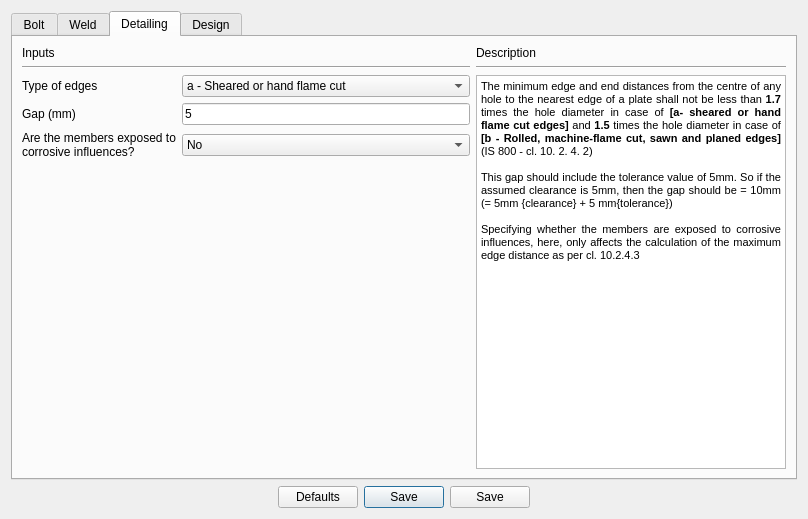
<?xml version="1.0" encoding="UTF-8"?>
<ui version="4.0">
 <class>Design_Preferences</class>
 <widget class="QDialog" name="Design_Preferences">
  <property name="geometry">
   <rect>
    <x>0</x>
    <y>0</y>
    <width>808</width>
    <height>519</height>
   </rect>
  </property>
  <property name="windowTitle">
   <string>Design preferences</string>
  </property>
  <layout class="QGridLayout" name="gridLayout_5">
   <item row="1" column="0">
    <layout class="QGridLayout" name="gridLayout_2">
     <item row="0" column="2">
      <widget class="QPushButton" name="btn_save">
       <property name="font">
        <font>
         <family>Arial</family>
        </font>
       </property>
       <property name="text">
        <string>Save</string>
       </property>
      </widget>
     </item>
     <item row="0" column="3">
      <widget class="QPushButton" name="btn_close">
       <property name="font">
        <font>
         <family>Arial</family>
        </font>
       </property>
       <property name="text">
        <string>Save</string>
       </property>
      </widget>
     </item>
     <item row="0" column="4">
      <spacer name="horizontalSpacer_6">
       <property name="orientation">
        <enum>Qt::Horizontal</enum>
       </property>
       <property name="sizeHint" stdset="0">
        <size>
         <width>40</width>
         <height>20</height>
        </size>
       </property>
      </spacer>
     </item>
     <item row="0" column="0">
      <spacer name="horizontalSpacer_2">
       <property name="orientation">
        <enum>Qt::Horizontal</enum>
       </property>
       <property name="sizeHint" stdset="0">
        <size>
         <width>28</width>
         <height>20</height>
        </size>
       </property>
      </spacer>
     </item>
     <item row="0" column="1">
      <widget class="QPushButton" name="btn_defaults">
       <property name="font">
        <font>
         <family>Arial</family>
        </font>
       </property>
       <property name="text">
        <string>Defaults</string>
       </property>
      </widget>
     </item>
    </layout>
   </item>
   <item row="0" column="0">
    <widget class="QTabWidget" name="tabWidget">
     <property name="font">
      <font>
       <family>Arial</family>
      </font>
     </property>
     <property name="currentIndex">
      <number>2</number>
     </property>
     <widget class="QWidget" name="tab_Bolt">
      <attribute name="title">
       <string>Bolt</string>
      </attribute>
      <layout class="QHBoxLayout" name="horizontalLayout">
       <item>
        <layout class="QGridLayout" name="gridLayout_21">
         <item row="0" column="0">
          <layout class="QGridLayout" name="gridLayout_16">
           <item row="1" column="0">
            <layout class="QGridLayout" name="gridLayout_14">
             <item row="0" column="0" colspan="2">
              <layout class="QGridLayout" name="gridLayout_9">
               <item row="0" column="1" rowspan="3">
                <layout class="QGridLayout" name="gridLayout">
                 <item row="1" column="1">
                  <widget class="QLineEdit" name="txt_boltFu">
                   <property name="font">
                    <font>
                     <family>Arial</family>
                    </font>
                   </property>
                   <property name="text">
                    <string>800</string>
                   </property>
                   <property name="alignment">
                    <set>Qt::AlignLeading|Qt::AlignLeft|Qt::AlignVCenter</set>
                   </property>
                   <property name="readOnly">
                    <bool>false</bool>
                   </property>
                  </widget>
                 </item>
                 <item row="0" column="1">
                  <widget class="QComboBox" name="combo_boltHoleType">
                   <property name="font">
                    <font>
                     <family>Arial</family>
                    </font>
                   </property>
                   <property name="focusPolicy">
                    <enum>Qt::TabFocus</enum>
                   </property>
                   <item>
                    <property name="text">
                     <string>Standard</string>
                    </property>
                   </item>
                   <item>
                    <property name="text">
                     <string>Over-sized</string>
                    </property>
                   </item>
                  </widget>
                 </item>
                 <item row="1" column="0">
                  <widget class="QLabel" name="label_8">
                   <property name="text">
                    <string>Fu</string>
                   </property>
                  </widget>
                 </item>
                </layout>
               </item>
               <item row="2" column="0">
                <widget class="QLabel" name="label_4">
                 <property name="font">
                  <font>
                   <family>Arial</family>
                  </font>
                 </property>
                 <property name="text">
                  <string>Material grade overwrite (MPa)</string>
                 </property>
                </widget>
               </item>
               <item row="1" column="0">
                <widget class="QLabel" name="label_2">
                 <property name="font">
                  <font>
                   <family>Arial</family>
                  </font>
                 </property>
                 <property name="text">
                  <string>Bolt hole type</string>
                 </property>
                </widget>
               </item>
              </layout>
             </item>
             <item row="1" column="0">
              <layout class="QGridLayout" name="gridLayout_12">
               <item row="0" column="0">
                <spacer name="verticalSpacer_6">
                 <property name="orientation">
                  <enum>Qt::Vertical</enum>
                 </property>
                 <property name="sizeHint" stdset="0">
                  <size>
                   <width>168</width>
                   <height>13</height>
                  </size>
                 </property>
                </spacer>
               </item>
               <item row="1" column="0">
                <widget class="QLabel" name="label_7">
                 <property name="font">
                  <font>
                   <family>Arial</family>
                   <weight>75</weight>
                   <bold>true</bold>
                  </font>
                 </property>
                 <property name="text">
                  <string>HSFG bolt design parameters:</string>
                 </property>
                </widget>
               </item>
               <item row="2" column="0">
                <widget class="QLabel" name="label_15">
                 <property name="font">
                  <font>
                   <family>Arial</family>
                  </font>
                 </property>
                 <property name="text">
                  <string>Slip factor (µ_f)</string>
                 </property>
                </widget>
               </item>
              </layout>
             </item>
             <item row="1" column="1">
              <layout class="QGridLayout" name="gridLayout_11">
               <item row="0" column="0">
                <spacer name="verticalSpacer_5">
                 <property name="orientation">
                  <enum>Qt::Vertical</enum>
                 </property>
                 <property name="sizeHint" stdset="0">
                  <size>
                   <width>128</width>
                   <height>28</height>
                  </size>
                 </property>
                </spacer>
               </item>
               <item row="1" column="0">
                <widget class="QComboBox" name="combo_slipfactor">
                 <property name="minimumSize">
                  <size>
                   <width>0</width>
                   <height>0</height>
                  </size>
                 </property>
                 <property name="maximumSize">
                  <size>
                   <width>200</width>
                   <height>16777215</height>
                  </size>
                 </property>
                 <property name="font">
                  <font>
                   <family>Arial</family>
                  </font>
                 </property>
                 <property name="currentText">
                  <string>0.48</string>
                 </property>
                 <property name="currentIndex">
                  <number>6</number>
                 </property>
                 <item>
                  <property name="text">
                   <string>0.2</string>
                  </property>
                 </item>
                 <item>
                  <property name="text">
                   <string>0.5</string>
                  </property>
                 </item>
                 <item>
                  <property name="text">
                   <string>0.1</string>
                  </property>
                 </item>
                 <item>
                  <property name="text">
                   <string>0.25</string>
                  </property>
                 </item>
                 <item>
                  <property name="text">
                   <string>0.3</string>
                  </property>
                 </item>
                 <item>
                  <property name="text">
                   <string>0.33</string>
                  </property>
                 </item>
                 <item>
                  <property name="text">
                   <string>0.48</string>
                  </property>
                 </item>
                 <item>
                  <property name="text">
                   <string>0.52</string>
                  </property>
                 </item>
                 <item>
                  <property name="text">
                   <string>0.55</string>
                  </property>
                 </item>
                </widget>
               </item>
              </layout>
             </item>
            </layout>
           </item>
           <item row="0" column="0">
            <layout class="QGridLayout" name="gridLayout_15">
             <item row="0" column="0">
              <widget class="QLabel" name="label_5">
               <property name="font">
                <font>
                 <family>Arial</family>
                </font>
               </property>
               <property name="text">
                <string>Inputs</string>
               </property>
              </widget>
             </item>
             <item row="1" column="0">
              <widget class="Line" name="line">
               <property name="orientation">
                <enum>Qt::Horizontal</enum>
               </property>
              </widget>
             </item>
            </layout>
           </item>
          </layout>
         </item>
         <item row="1" column="0">
          <spacer name="verticalSpacer">
           <property name="orientation">
            <enum>Qt::Vertical</enum>
           </property>
           <property name="sizeType">
            <enum>QSizePolicy::Fixed</enum>
           </property>
           <property name="sizeHint" stdset="0">
            <size>
             <width>17</width>
             <height>150</height>
            </size>
           </property>
          </spacer>
         </item>
         <item row="2" column="0">
          <layout class="QGridLayout" name="gridLayout_20">
           <item row="0" column="0">
            <widget class="QLabel" name="label_note">
             <property name="font">
              <font>
               <family>Arial</family>
               <pointsize>8</pointsize>
               <weight>50</weight>
               <italic>false</italic>
               <bold>false</bold>
              </font>
             </property>
             <property name="text">
              <string>NOTE : If slip is permitted under the design load, design the bolt as a bearing
bolt and select corresponding bolt grade.</string>
             </property>
            </widget>
           </item>
           <item row="1" column="0">
            <spacer name="verticalSpacer_10">
             <property name="orientation">
              <enum>Qt::Vertical</enum>
             </property>
             <property name="sizeHint" stdset="0">
              <size>
               <width>20</width>
               <height>75</height>
              </size>
             </property>
            </spacer>
           </item>
          </layout>
         </item>
        </layout>
       </item>
       <item>
        <layout class="QGridLayout" name="gridLayout_19">
         <item row="0" column="0">
          <layout class="QGridLayout" name="gridLayout_8">
           <item row="0" column="0">
            <widget class="QLabel" name="label_3">
             <property name="font">
              <font>
               <family>Arial</family>
              </font>
             </property>
             <property name="text">
              <string>Description</string>
             </property>
            </widget>
           </item>
           <item row="1" column="0">
            <widget class="Line" name="line_4">
             <property name="orientation">
              <enum>Qt::Horizontal</enum>
             </property>
            </widget>
           </item>
          </layout>
         </item>
         <item row="1" column="0">
          <widget class="QTextBrowser" name="textBrowser">
           <property name="minimumSize">
            <size>
             <width>210</width>
             <height>320</height>
            </size>
           </property>
           <property name="html">
            <string>&lt;!DOCTYPE HTML PUBLIC &quot;-//W3C//DTD HTML 4.0//EN&quot; &quot;http://www.w3.org/TR/REC-html40/strict.dtd&quot;&gt;
&lt;html&gt;&lt;head&gt;&lt;meta name=&quot;qrichtext&quot; content=&quot;1&quot; /&gt;&lt;style type=&quot;text/css&quot;&gt;
p, li { white-space: pre-wrap; }
&lt;/style&gt;&lt;/head&gt;&lt;body style=&quot; font-family:'Arial'; font-size:11pt; font-weight:400; font-style:normal;&quot;&gt;
&lt;table border=&quot;0&quot; style=&quot; margin-top:0px; margin-bottom:0px; margin-left:0px; margin-right:0px;&quot; cellspacing=&quot;2&quot; cellpadding=&quot;0&quot;&gt;
&lt;tr&gt;
&lt;td colspan=&quot;3&quot;&gt;
&lt;p align=&quot;justify&quot; style=&quot; margin-top:12px; margin-bottom:12px; margin-left:0px; margin-right:0px; -qt-block-indent:0; text-indent:0px;&quot;&gt;&lt;span style=&quot; font-family:'MS Shell Dlg 2'; font-size:8pt;&quot;&gt;IS 800 Table 20 Typical Average Values for Coefficient of Friction (&lt;/span&gt;&lt;span style=&quot; font-family:'Calibri,sans-serif'; font-size:9pt;&quot;&gt;µ&lt;/span&gt;&lt;span style=&quot; font-family:'Calibri,sans-serif'; font-size:9pt; vertical-align:sub;&quot;&gt;f&lt;/span&gt;&lt;span style=&quot; font-family:'MS Shell Dlg 2'; font-size:8pt;&quot;&gt;)&lt;/span&gt;&lt;/p&gt;&lt;/td&gt;&lt;/tr&gt;&lt;/table&gt;
&lt;p align=&quot;justify&quot; style=&quot;-qt-paragraph-type:empty; margin-top:12px; margin-bottom:12px; margin-left:0px; margin-right:0px; -qt-block-indent:0; text-indent:0px; font-family:'MS Shell Dlg 2'; font-size:8pt;&quot;&gt;&lt;br /&gt;&lt;/p&gt;
&lt;table border=&quot;0&quot; style=&quot; margin-top:0px; margin-bottom:0px; margin-left:0px; margin-right:0px;&quot; cellspacing=&quot;2&quot; cellpadding=&quot;0&quot;&gt;
&lt;tr&gt;
&lt;td width=&quot;26&quot;&gt;&lt;/td&gt;
&lt;td width=&quot;383&quot;&gt;
&lt;p align=&quot;justify&quot; style=&quot; margin-top:12px; margin-bottom:12px; margin-left:0px; margin-right:0px; -qt-block-indent:0; text-indent:0px;&quot;&gt;&lt;span style=&quot; font-family:'MS Shell Dlg 2'; font-size:8pt;&quot;&gt;Treatment of Surfaces&lt;/span&gt;&lt;/p&gt;&lt;/td&gt;
&lt;td width=&quot;78&quot;&gt;
&lt;p align=&quot;justify&quot; style=&quot; margin-top:12px; margin-bottom:12px; margin-left:0px; margin-right:0px; -qt-block-indent:0; text-indent:0px;&quot;&gt;&lt;span style=&quot; font-family:'MS Shell Dlg 2'; font-size:8pt;&quot;&gt;  µ_f&lt;/span&gt;&lt;/p&gt;&lt;/td&gt;&lt;/tr&gt;
&lt;tr&gt;
&lt;td&gt;
&lt;p align=&quot;justify&quot; style=&quot; margin-top:12px; margin-bottom:12px; margin-left:0px; margin-right:0px; -qt-block-indent:0; text-indent:0px;&quot;&gt;&lt;span style=&quot; font-family:'MS Shell Dlg 2'; font-size:8pt;&quot;&gt;i)&lt;/span&gt;&lt;/p&gt;&lt;/td&gt;
&lt;td&gt;
&lt;p align=&quot;justify&quot; style=&quot; margin-top:12px; margin-bottom:12px; margin-left:0px; margin-right:0px; -qt-block-indent:0; text-indent:0px;&quot;&gt;&lt;span style=&quot; font-family:'MS Shell Dlg 2'; font-size:8pt;&quot;&gt;Surfaces not treated&lt;/span&gt;&lt;/p&gt;&lt;/td&gt;
&lt;td&gt;
&lt;p align=&quot;justify&quot; style=&quot; margin-top:12px; margin-bottom:12px; margin-left:0px; margin-right:0px; -qt-block-indent:0; text-indent:0px;&quot;&gt;&lt;span style=&quot; font-family:'MS Shell Dlg 2'; font-size:8pt;&quot;&gt;  0.2&lt;/span&gt;&lt;/p&gt;&lt;/td&gt;&lt;/tr&gt;
&lt;tr&gt;
&lt;td&gt;
&lt;p align=&quot;justify&quot; style=&quot; margin-top:12px; margin-bottom:12px; margin-left:0px; margin-right:0px; -qt-block-indent:0; text-indent:0px;&quot;&gt;&lt;span style=&quot; font-family:'MS Shell Dlg 2'; font-size:8pt;&quot;&gt;ii)&lt;/span&gt;&lt;/p&gt;&lt;/td&gt;
&lt;td&gt;
&lt;p align=&quot;justify&quot; style=&quot; margin-top:12px; margin-bottom:12px; margin-left:0px; margin-right:0px; -qt-block-indent:0; text-indent:0px;&quot;&gt;&lt;span style=&quot; font-family:'MS Shell Dlg 2'; font-size:8pt;&quot;&gt;Surfaces blasted with short or grit with any loose rust removed, no pitting&lt;/span&gt;&lt;/p&gt;&lt;/td&gt;
&lt;td&gt;
&lt;p align=&quot;justify&quot; style=&quot; margin-top:12px; margin-bottom:12px; margin-left:0px; margin-right:0px; -qt-block-indent:0; text-indent:0px;&quot;&gt;&lt;span style=&quot; font-family:'MS Shell Dlg 2'; font-size:8pt;&quot;&gt;  0.5&lt;/span&gt;&lt;/p&gt;&lt;/td&gt;&lt;/tr&gt;
&lt;tr&gt;
&lt;td&gt;
&lt;p align=&quot;justify&quot; style=&quot; margin-top:12px; margin-bottom:12px; margin-left:0px; margin-right:0px; -qt-block-indent:0; text-indent:0px;&quot;&gt;&lt;span style=&quot; font-family:'MS Shell Dlg 2'; font-size:8pt;&quot;&gt;iii)&lt;/span&gt;&lt;/p&gt;&lt;/td&gt;
&lt;td&gt;
&lt;p align=&quot;justify&quot; style=&quot; margin-top:12px; margin-bottom:12px; margin-left:0px; margin-right:0px; -qt-block-indent:0; text-indent:0px;&quot;&gt;&lt;span style=&quot; font-family:'MS Shell Dlg 2'; font-size:8pt;&quot;&gt;Surfaces blasted with short or grit and hot-dip galvanized&lt;/span&gt;&lt;/p&gt;&lt;/td&gt;
&lt;td&gt;
&lt;p align=&quot;justify&quot; style=&quot; margin-top:12px; margin-bottom:12px; margin-left:0px; margin-right:0px; -qt-block-indent:0; text-indent:0px;&quot;&gt;&lt;span style=&quot; font-family:'MS Shell Dlg 2'; font-size:8pt;&quot;&gt;  0.1&lt;/span&gt;&lt;/p&gt;&lt;/td&gt;&lt;/tr&gt;
&lt;tr&gt;
&lt;td&gt;
&lt;p align=&quot;justify&quot; style=&quot; margin-top:12px; margin-bottom:12px; margin-left:0px; margin-right:0px; -qt-block-indent:0; text-indent:0px;&quot;&gt;&lt;span style=&quot; font-family:'MS Shell Dlg 2'; font-size:8pt;&quot;&gt;iv)&lt;/span&gt;&lt;/p&gt;&lt;/td&gt;
&lt;td&gt;
&lt;p align=&quot;justify&quot; style=&quot; margin-top:12px; margin-bottom:12px; margin-left:0px; margin-right:0px; -qt-block-indent:0; text-indent:0px;&quot;&gt;&lt;span style=&quot; font-family:'MS Shell Dlg 2'; font-size:8pt;&quot;&gt;Surfaces blasted with short or grit and spray - metallized with zinc (thickness 50-70 µm)&lt;/span&gt;&lt;/p&gt;&lt;/td&gt;
&lt;td&gt;
&lt;p align=&quot;justify&quot; style=&quot; margin-top:12px; margin-bottom:12px; margin-left:0px; margin-right:0px; -qt-block-indent:0; text-indent:0px;&quot;&gt;&lt;span style=&quot; font-family:'MS Shell Dlg 2'; font-size:8pt;&quot;&gt;  0.25&lt;/span&gt;&lt;/p&gt;&lt;/td&gt;&lt;/tr&gt;
&lt;tr&gt;
&lt;td&gt;
&lt;p align=&quot;justify&quot; style=&quot; margin-top:12px; margin-bottom:12px; margin-left:0px; margin-right:0px; -qt-block-indent:0; text-indent:0px;&quot;&gt;&lt;span style=&quot; font-family:'MS Shell Dlg 2'; font-size:8pt;&quot;&gt;v)&lt;/span&gt;&lt;/p&gt;&lt;/td&gt;
&lt;td&gt;
&lt;p align=&quot;justify&quot; style=&quot; margin-top:12px; margin-bottom:12px; margin-left:0px; margin-right:0px; -qt-block-indent:0; text-indent:0px;&quot;&gt;&lt;span style=&quot; font-family:'MS Shell Dlg 2'; font-size:8pt;&quot;&gt;Surfaces blasted with shot or grit and painted with ethylzinc silicate coat (thickness 30-60 µm)&lt;/span&gt;&lt;/p&gt;&lt;/td&gt;
&lt;td&gt;
&lt;p align=&quot;justify&quot; style=&quot; margin-top:12px; margin-bottom:12px; margin-left:0px; margin-right:0px; -qt-block-indent:0; text-indent:0px;&quot;&gt;&lt;span style=&quot; font-family:'MS Shell Dlg 2'; font-size:8pt;&quot;&gt;  0.3&lt;/span&gt;&lt;/p&gt;&lt;/td&gt;&lt;/tr&gt;
&lt;tr&gt;
&lt;td&gt;
&lt;p align=&quot;justify&quot; style=&quot; margin-top:12px; margin-bottom:12px; margin-left:0px; margin-right:0px; -qt-block-indent:0; text-indent:0px;&quot;&gt;&lt;span style=&quot; font-family:'MS Shell Dlg 2'; font-size:8pt;&quot;&gt;vi)&lt;/span&gt;&lt;/p&gt;&lt;/td&gt;
&lt;td&gt;
&lt;p align=&quot;justify&quot; style=&quot; margin-top:12px; margin-bottom:12px; margin-left:0px; margin-right:0px; -qt-block-indent:0; text-indent:0px;&quot;&gt;&lt;span style=&quot; font-family:'MS Shell Dlg 2'; font-size:8pt;&quot;&gt;Sand blasted surface, after light rusting&lt;/span&gt;&lt;/p&gt;&lt;/td&gt;
&lt;td&gt;
&lt;p align=&quot;justify&quot; style=&quot; margin-top:12px; margin-bottom:12px; margin-left:0px; margin-right:0px; -qt-block-indent:0; text-indent:0px;&quot;&gt;&lt;span style=&quot; font-family:'MS Shell Dlg 2'; font-size:8pt;&quot;&gt;  0.52&lt;/span&gt;&lt;/p&gt;&lt;/td&gt;&lt;/tr&gt;
&lt;tr&gt;
&lt;td&gt;
&lt;p align=&quot;justify&quot; style=&quot; margin-top:12px; margin-bottom:12px; margin-left:0px; margin-right:0px; -qt-block-indent:0; text-indent:0px;&quot;&gt;&lt;span style=&quot; font-family:'MS Shell Dlg 2'; font-size:8pt;&quot;&gt;vii)&lt;/span&gt;&lt;/p&gt;&lt;/td&gt;
&lt;td&gt;
&lt;p align=&quot;justify&quot; style=&quot; margin-top:12px; margin-bottom:12px; margin-left:0px; margin-right:0px; -qt-block-indent:0; text-indent:0px;&quot;&gt;&lt;span style=&quot; font-family:'MS Shell Dlg 2'; font-size:8pt;&quot;&gt;Surfaces blasted with shot or grit and painted with ethylzinc silicate coat (thickness 60-80 µm)&lt;/span&gt;&lt;/p&gt;&lt;/td&gt;
&lt;td&gt;
&lt;p align=&quot;justify&quot; style=&quot; margin-top:12px; margin-bottom:12px; margin-left:0px; margin-right:0px; -qt-block-indent:0; text-indent:0px;&quot;&gt;&lt;span style=&quot; font-family:'MS Shell Dlg 2'; font-size:8pt;&quot;&gt;  0.3&lt;/span&gt;&lt;/p&gt;&lt;/td&gt;&lt;/tr&gt;
&lt;tr&gt;
&lt;td&gt;
&lt;p align=&quot;justify&quot; style=&quot; margin-top:12px; margin-bottom:12px; margin-left:0px; margin-right:0px; -qt-block-indent:0; text-indent:0px;&quot;&gt;&lt;span style=&quot; font-family:'MS Shell Dlg 2'; font-size:8pt;&quot;&gt;viii)&lt;/span&gt;&lt;/p&gt;&lt;/td&gt;
&lt;td&gt;
&lt;p align=&quot;justify&quot; style=&quot; margin-top:12px; margin-bottom:12px; margin-left:0px; margin-right:0px; -qt-block-indent:0; text-indent:0px;&quot;&gt;&lt;span style=&quot; font-family:'MS Shell Dlg 2'; font-size:8pt;&quot;&gt;Surfaces blasted with shot or grit and painted with alcalizinc silicate coat (thickness 60-80 µm)&lt;/span&gt;&lt;/p&gt;&lt;/td&gt;
&lt;td&gt;
&lt;p align=&quot;justify&quot; style=&quot; margin-top:12px; margin-bottom:12px; margin-left:0px; margin-right:0px; -qt-block-indent:0; text-indent:0px;&quot;&gt;&lt;span style=&quot; font-family:'MS Shell Dlg 2'; font-size:8pt;&quot;&gt;  0.3&lt;/span&gt;&lt;/p&gt;&lt;/td&gt;&lt;/tr&gt;
&lt;tr&gt;
&lt;td&gt;
&lt;p align=&quot;justify&quot; style=&quot; margin-top:12px; margin-bottom:12px; margin-left:0px; margin-right:0px; -qt-block-indent:0; text-indent:0px;&quot;&gt;&lt;span style=&quot; font-family:'MS Shell Dlg 2'; font-size:8pt;&quot;&gt;ix)&lt;/span&gt;&lt;/p&gt;&lt;/td&gt;
&lt;td&gt;
&lt;p align=&quot;justify&quot; style=&quot; margin-top:12px; margin-bottom:12px; margin-left:0px; margin-right:0px; -qt-block-indent:0; text-indent:0px;&quot;&gt;&lt;span style=&quot; font-family:'MS Shell Dlg 2'; font-size:8pt;&quot;&gt;Surfaces blasted with shot or grit and spray metallized with aluminium (thickness &amp;gt;50 µm)&lt;/span&gt;&lt;/p&gt;&lt;/td&gt;
&lt;td&gt;
&lt;p align=&quot;justify&quot; style=&quot; margin-top:12px; margin-bottom:12px; margin-left:0px; margin-right:0px; -qt-block-indent:0; text-indent:0px;&quot;&gt;&lt;span style=&quot; font-family:'MS Shell Dlg 2'; font-size:8pt;&quot;&gt;  0.5&lt;/span&gt;&lt;/p&gt;&lt;/td&gt;&lt;/tr&gt;
&lt;tr&gt;
&lt;td&gt;
&lt;p align=&quot;justify&quot; style=&quot; margin-top:12px; margin-bottom:12px; margin-left:0px; margin-right:0px; -qt-block-indent:0; text-indent:0px;&quot;&gt;&lt;span style=&quot; font-family:'MS Shell Dlg 2'; font-size:8pt;&quot;&gt;x)&lt;/span&gt;&lt;/p&gt;&lt;/td&gt;
&lt;td&gt;
&lt;p align=&quot;justify&quot; style=&quot; margin-top:12px; margin-bottom:12px; margin-left:0px; margin-right:0px; -qt-block-indent:0; text-indent:0px;&quot;&gt;&lt;span style=&quot; font-family:'MS Shell Dlg 2'; font-size:8pt;&quot;&gt;Clean mill scale&lt;/span&gt;&lt;/p&gt;&lt;/td&gt;
&lt;td&gt;
&lt;p align=&quot;justify&quot; style=&quot; margin-top:12px; margin-bottom:12px; margin-left:0px; margin-right:0px; -qt-block-indent:0; text-indent:0px;&quot;&gt;&lt;span style=&quot; font-family:'MS Shell Dlg 2'; font-size:8pt;&quot;&gt;  0.33&lt;/span&gt;&lt;/p&gt;&lt;/td&gt;&lt;/tr&gt;
&lt;tr&gt;
&lt;td&gt;
&lt;p align=&quot;justify&quot; style=&quot; margin-top:12px; margin-bottom:12px; margin-left:0px; margin-right:0px; -qt-block-indent:0; text-indent:0px;&quot;&gt;&lt;span style=&quot; font-family:'MS Shell Dlg 2'; font-size:8pt;&quot;&gt;xi)&lt;/span&gt;&lt;/p&gt;&lt;/td&gt;
&lt;td&gt;
&lt;p align=&quot;justify&quot; style=&quot; margin-top:12px; margin-bottom:12px; margin-left:0px; margin-right:0px; -qt-block-indent:0; text-indent:0px;&quot;&gt;&lt;span style=&quot; font-family:'MS Shell Dlg 2'; font-size:8pt;&quot;&gt;Sand blasted surface&lt;/span&gt;&lt;/p&gt;&lt;/td&gt;
&lt;td&gt;
&lt;p align=&quot;justify&quot; style=&quot; margin-top:12px; margin-bottom:12px; margin-left:0px; margin-right:0px; -qt-block-indent:0; text-indent:0px;&quot;&gt;&lt;span style=&quot; font-family:'MS Shell Dlg 2'; font-size:8pt;&quot;&gt;  0.48&lt;/span&gt;&lt;/p&gt;&lt;/td&gt;&lt;/tr&gt;
&lt;tr&gt;
&lt;td&gt;
&lt;p align=&quot;justify&quot; style=&quot; margin-top:12px; margin-bottom:12px; margin-left:0px; margin-right:0px; -qt-block-indent:0; text-indent:0px;&quot;&gt;&lt;span style=&quot; font-family:'MS Shell Dlg 2'; font-size:8pt;&quot;&gt;xii)&lt;/span&gt;&lt;/p&gt;&lt;/td&gt;
&lt;td&gt;
&lt;p align=&quot;justify&quot; style=&quot; margin-top:12px; margin-bottom:12px; margin-left:0px; margin-right:0px; -qt-block-indent:0; text-indent:0px;&quot;&gt;&lt;span style=&quot; font-family:'MS Shell Dlg 2'; font-size:8pt;&quot;&gt;Red lead painted surface&lt;/span&gt;&lt;/p&gt;&lt;/td&gt;
&lt;td&gt;
&lt;p align=&quot;justify&quot; style=&quot; margin-top:12px; margin-bottom:12px; margin-left:0px; margin-right:0px; -qt-block-indent:0; text-indent:0px;&quot;&gt;&lt;span style=&quot; font-family:'MS Shell Dlg 2'; font-size:8pt;&quot;&gt;  0.1&lt;/span&gt;&lt;/p&gt;
&lt;p align=&quot;justify&quot; style=&quot;-qt-paragraph-type:empty; margin-top:12px; margin-bottom:12px; margin-left:0px; margin-right:0px; -qt-block-indent:0; text-indent:0px; font-family:'MS Shell Dlg 2'; font-size:8pt;&quot;&gt;&lt;br /&gt;&lt;/p&gt;&lt;/td&gt;&lt;/tr&gt;&lt;/table&gt;&lt;/body&gt;&lt;/html&gt;</string>
           </property>
          </widget>
         </item>
        </layout>
       </item>
       <item>
        <widget class="QLabel" name="label_11">
         <property name="font">
          <font>
           <family>Arial</family>
          </font>
         </property>
         <property name="text">
          <string/>
         </property>
        </widget>
       </item>
       <item>
        <widget class="QLabel" name="label_9">
         <property name="text">
          <string/>
         </property>
        </widget>
       </item>
      </layout>
     </widget>
     <widget class="QWidget" name="tab_Weld">
      <attribute name="title">
       <string>Weld</string>
      </attribute>
      <layout class="QGridLayout" name="gridLayout_13">
       <item row="0" column="0">
        <widget class="QLabel" name="label_16">
         <property name="text">
          <string>Inputs</string>
         </property>
        </widget>
       </item>
       <item row="0" column="2" rowspan="4">
        <layout class="QGridLayout" name="gridLayout_7">
         <item row="0" column="0">
          <widget class="QLabel" name="label_17">
           <property name="text">
            <string>Description</string>
           </property>
          </widget>
         </item>
         <item row="1" column="0">
          <widget class="Line" name="line_5">
           <property name="orientation">
            <enum>Qt::Horizontal</enum>
           </property>
          </widget>
         </item>
         <item row="2" column="0">
          <widget class="QTextBrowser" name="textBrowser_weldDescription">
           <property name="minimumSize">
            <size>
             <width>210</width>
             <height>320</height>
            </size>
           </property>
           <property name="html">
            <string>&lt;!DOCTYPE HTML PUBLIC &quot;-//W3C//DTD HTML 4.0//EN&quot; &quot;http://www.w3.org/TR/REC-html40/strict.dtd&quot;&gt;
&lt;html&gt;&lt;head&gt;&lt;meta name=&quot;qrichtext&quot; content=&quot;1&quot; /&gt;&lt;style type=&quot;text/css&quot;&gt;
p, li { white-space: pre-wrap; }
&lt;/style&gt;&lt;/head&gt;&lt;body style=&quot; font-family:'Arial'; font-size:11pt; font-weight:400; font-style:normal;&quot;&gt;
&lt;p align=&quot;justify&quot; style=&quot; margin-top:0px; margin-bottom:0px; margin-left:0px; margin-right:0px; -qt-block-indent:0; text-indent:0px;&quot;&gt;&lt;span style=&quot; font-family:'MS Shell Dlg 2'; font-size:8pt;&quot;&gt;Shop weld takes a material safety factor of 1.25&lt;/span&gt;&lt;/p&gt;
&lt;p align=&quot;justify&quot; style=&quot; margin-top:0px; margin-bottom:0px; margin-left:0px; margin-right:0px; -qt-block-indent:0; text-indent:0px;&quot;&gt;&lt;span style=&quot; font-family:'MS Shell Dlg 2'; font-size:8pt;&quot;&gt;Field weld takes a material safety factor of 1.5&lt;/span&gt;&lt;/p&gt;
&lt;p align=&quot;justify&quot; style=&quot; margin-top:0px; margin-bottom:0px; margin-left:0px; margin-right:0px; -qt-block-indent:0; text-indent:0px;&quot;&gt;&lt;span style=&quot; font-family:'MS Shell Dlg 2'; font-size:8pt;&quot;&gt;(IS 800 - cl. 5. 4. 1 or Table 5)&lt;/span&gt;&lt;/p&gt;&lt;/body&gt;&lt;/html&gt;</string>
           </property>
          </widget>
         </item>
        </layout>
       </item>
       <item row="1" column="0" colspan="2">
        <widget class="Line" name="line_8">
         <property name="orientation">
          <enum>Qt::Horizontal</enum>
         </property>
        </widget>
       </item>
       <item row="2" column="0" colspan="2">
        <layout class="QGridLayout" name="gridLayout_3">
         <item row="2" column="0">
          <widget class="QLabel" name="label_6">
           <property name="text">
            <string>Material grade overwrite (MPa)</string>
           </property>
          </widget>
         </item>
         <item row="0" column="2">
          <widget class="QComboBox" name="combo_weldType">
           <item>
            <property name="text">
             <string>Shop weld</string>
            </property>
           </item>
           <item>
            <property name="text">
             <string>Field weld</string>
            </property>
           </item>
          </widget>
         </item>
         <item row="0" column="0">
          <widget class="QLabel" name="label_22">
           <property name="text">
            <string>Type of weld</string>
           </property>
          </widget>
         </item>
         <item row="1" column="0">
          <widget class="QLabel" name="label_27">
           <property name="text">
            <string/>
           </property>
          </widget>
         </item>
         <item row="2" column="2">
          <widget class="QLineEdit" name="txt_weldFu">
           <property name="text">
            <string>410</string>
           </property>
           <property name="alignment">
            <set>Qt::AlignLeading|Qt::AlignLeft|Qt::AlignVCenter</set>
           </property>
          </widget>
         </item>
         <item row="2" column="1">
          <widget class="QLabel" name="label_10">
           <property name="text">
            <string>Fu</string>
           </property>
          </widget>
         </item>
        </layout>
       </item>
       <item row="3" column="1">
        <spacer name="verticalSpacer_2">
         <property name="orientation">
          <enum>Qt::Vertical</enum>
         </property>
         <property name="sizeHint" stdset="0">
          <size>
           <width>20</width>
           <height>288</height>
          </size>
         </property>
        </spacer>
       </item>
      </layout>
     </widget>
     <widget class="QWidget" name="tab_Detailing">
      <attribute name="title">
       <string>Detailing</string>
      </attribute>
      <layout class="QGridLayout" name="gridLayout_18">
       <item row="0" column="0">
        <layout class="QGridLayout" name="gridLayout_17">
         <item row="0" column="0">
          <layout class="QGridLayout" name="gridLayout_6">
           <item row="0" column="0">
            <widget class="QLabel" name="label_38">
             <property name="text">
              <string>Inputs</string>
             </property>
            </widget>
           </item>
           <item row="1" column="0">
            <widget class="Line" name="line_11">
             <property name="orientation">
              <enum>Qt::Horizontal</enum>
             </property>
            </widget>
           </item>
          </layout>
         </item>
         <item row="1" column="0">
          <layout class="QGridLayout" name="gridLayout_4">
           <item row="0" column="0">
            <widget class="QLabel" name="label_39">
             <property name="text">
              <string>Type of edges</string>
             </property>
            </widget>
           </item>
           <item row="0" column="1">
            <widget class="QComboBox" name="combo_detailingEdgeType">
             <item>
              <property name="text">
               <string>a - Sheared or hand flame cut</string>
              </property>
             </item>
             <item>
              <property name="text">
               <string>b - Rolled, machine-flame cut, sawn and planed</string>
              </property>
             </item>
            </widget>
           </item>
           <item row="2" column="0">
            <widget class="QLabel" name="label_40">
             <property name="text">
              <string>Are the members exposed to
corrosive influences?</string>
             </property>
            </widget>
           </item>
           <item row="2" column="1">
            <widget class="QComboBox" name="combo_detailing_memebers">
             <item>
              <property name="text">
               <string>No</string>
              </property>
             </item>
             <item>
              <property name="text">
               <string>Yes</string>
              </property>
             </item>
            </widget>
           </item>
           <item row="1" column="0">
            <widget class="QLabel" name="label">
             <property name="text">
              <string>Gap (mm)</string>
             </property>
            </widget>
           </item>
           <item row="1" column="1">
            <widget class="QLineEdit" name="txt_detailingGap">
             <property name="text">
              <string>5</string>
             </property>
            </widget>
           </item>
          </layout>
         </item>
        </layout>
       </item>
       <item row="1" column="0">
        <spacer name="verticalSpacer_3">
         <property name="orientation">
          <enum>Qt::Vertical</enum>
         </property>
         <property name="sizeHint" stdset="0">
          <size>
           <width>20</width>
           <height>255</height>
          </size>
         </property>
        </spacer>
       </item>
       <item row="0" column="1" rowspan="2">
        <layout class="QGridLayout" name="gridLayout_10">
         <item row="1" column="0">
          <widget class="Line" name="line_6">
           <property name="orientation">
            <enum>Qt::Horizontal</enum>
           </property>
          </widget>
         </item>
         <item row="0" column="0">
          <widget class="QLabel" name="label_18">
           <property name="text">
            <string>Description</string>
           </property>
          </widget>
         </item>
         <item row="2" column="0">
          <widget class="QTextBrowser" name="textBrowser_detailingDescription">
           <property name="minimumSize">
            <size>
             <width>210</width>
             <height>0</height>
            </size>
           </property>
           <property name="html">
            <string>&lt;!DOCTYPE HTML PUBLIC &quot;-//W3C//DTD HTML 4.0//EN&quot; &quot;http://www.w3.org/TR/REC-html40/strict.dtd&quot;&gt;
&lt;html&gt;&lt;head&gt;&lt;meta name=&quot;qrichtext&quot; content=&quot;1&quot; /&gt;&lt;style type=&quot;text/css&quot;&gt;
p, li { white-space: pre-wrap; }
&lt;/style&gt;&lt;/head&gt;&lt;body style=&quot; font-family:'Arial'; font-size:11pt; font-weight:400; font-style:normal;&quot;&gt;
&lt;p align=&quot;justify&quot; style=&quot; margin-top:0px; margin-bottom:0px; margin-left:0px; margin-right:0px; -qt-block-indent:0; text-indent:0px;&quot;&gt;&lt;span style=&quot; font-family:'MS Shell Dlg 2'; font-size:8pt;&quot;&gt;The minimum edge and end distances from the centre of any hole to the nearest edge of a plate shall not be less than &lt;/span&gt;&lt;span style=&quot; font-family:'MS Shell Dlg 2'; font-size:8pt; font-weight:600;&quot;&gt;1.7&lt;/span&gt;&lt;span style=&quot; font-family:'MS Shell Dlg 2'; font-size:8pt;&quot;&gt; times the hole diameter in case of &lt;/span&gt;&lt;span style=&quot; font-family:'MS Shell Dlg 2'; font-size:8pt; font-weight:600;&quot;&gt;[a- sheared or hand flame cut edges] &lt;/span&gt;&lt;span style=&quot; font-family:'MS Shell Dlg 2'; font-size:8pt;&quot;&gt;and &lt;/span&gt;&lt;span style=&quot; font-family:'MS Shell Dlg 2'; font-size:8pt; font-weight:600;&quot;&gt;1.5 &lt;/span&gt;&lt;span style=&quot; font-family:'MS Shell Dlg 2'; font-size:8pt;&quot;&gt;times the hole diameter in case of &lt;/span&gt;&lt;span style=&quot; font-family:'MS Shell Dlg 2'; font-size:8pt; font-weight:600;&quot;&gt;[b - Rolled, machine-flame cut, sawn and planed edges]&lt;/span&gt;&lt;span style=&quot; font-family:'MS Shell Dlg 2'; font-size:8pt;&quot;&gt; (IS 800 - cl. 10. 2. 4. 2)&lt;/span&gt;&lt;/p&gt;
&lt;p align=&quot;justify&quot; style=&quot;-qt-paragraph-type:empty; margin-top:0px; margin-bottom:0px; margin-left:0px; margin-right:0px; -qt-block-indent:0; text-indent:0px; font-family:'Calibri'; font-size:8pt; vertical-align:middle;&quot;&gt;&lt;br /&gt;&lt;/p&gt;
&lt;p align=&quot;justify&quot; style=&quot; margin-top:0px; margin-bottom:0px; margin-left:0px; margin-right:0px; -qt-block-indent:0; text-indent:0px;&quot;&gt;&lt;span style=&quot; font-family:'MS Shell Dlg 2'; font-size:8pt;&quot;&gt;This gap should include the tolerance value of 5mm. So if the assumed clearance is 5mm, then the gap should be = 10mm (= 5mm {clearance} + 5 mm{tolerance})&lt;/span&gt;&lt;/p&gt;
&lt;p align=&quot;justify&quot; style=&quot;-qt-paragraph-type:empty; margin-top:0px; margin-bottom:0px; margin-left:0px; margin-right:0px; -qt-block-indent:0; text-indent:0px; font-family:'Calibri'; font-size:8pt;&quot;&gt;&lt;br /&gt;&lt;/p&gt;
&lt;p align=&quot;justify&quot; style=&quot; margin-top:0px; margin-bottom:0px; margin-left:0px; margin-right:0px; -qt-block-indent:0; text-indent:0px;&quot;&gt;&lt;span style=&quot; font-family:'MS Shell Dlg 2'; font-size:8pt;&quot;&gt;Specifying whether the members are exposed to corrosive influences, here, only affects the calculation of the maximum edge distance as per cl. 10.2.4.3&lt;/span&gt;&lt;/p&gt;
&lt;p align=&quot;justify&quot; style=&quot;-qt-paragraph-type:empty; margin-top:0px; margin-bottom:0px; margin-left:0px; margin-right:0px; -qt-block-indent:0; text-indent:0px; font-family:'MS Shell Dlg 2'; font-size:8pt;&quot;&gt;&lt;br /&gt;&lt;/p&gt;&lt;/body&gt;&lt;/html&gt;</string>
           </property>
          </widget>
         </item>
        </layout>
       </item>
      </layout>
     </widget>
     <widget class="QWidget" name="tab_Design">
      <attribute name="title">
       <string>Design</string>
      </attribute>
      <widget class="QLabel" name="label_19">
       <property name="geometry">
        <rect>
         <x>21</x>
         <y>31</y>
         <width>101</width>
         <height>16</height>
        </rect>
       </property>
       <property name="text">
        <string>Design Method</string>
       </property>
      </widget>
      <widget class="QComboBox" name="combo_design_method">
       <property name="geometry">
        <rect>
         <x>160</x>
         <y>31</y>
         <width>227</width>
         <height>22</height>
        </rect>
       </property>
       <item>
        <property name="text">
         <string>Limit State Design</string>
        </property>
       </item>
       <item>
        <property name="text">
         <string>Limit State (Capacity based) Design</string>
        </property>
       </item>
       <item>
        <property name="text">
         <string>Working Stress Design</string>
        </property>
       </item>
      </widget>
     </widget>
    </widget>
   </item>
  </layout>
 </widget>
 <resources/>
 <connections/>
</ui>
